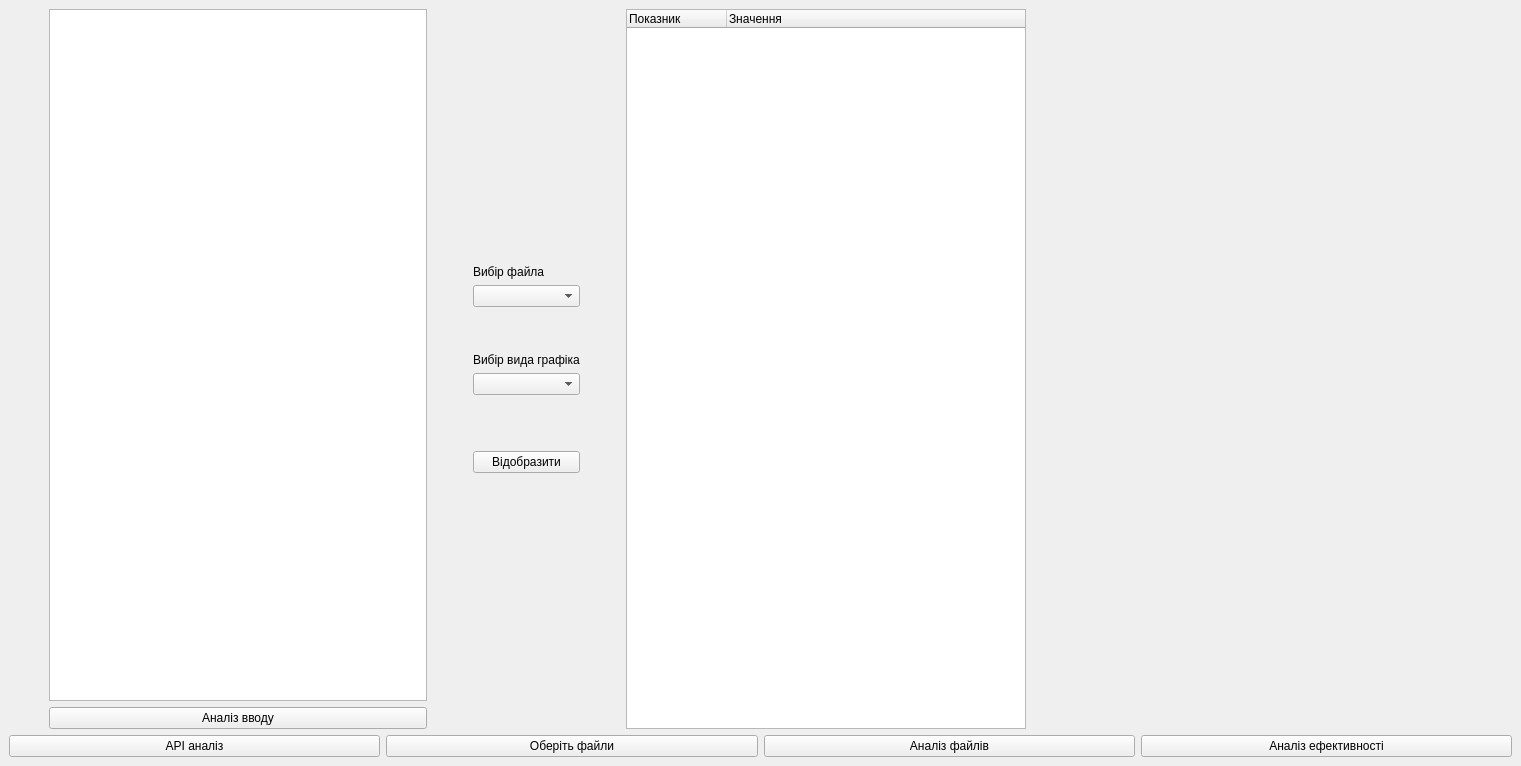
<?xml version="1.0" encoding="UTF-8"?>
<ui version="4.0">
 <class>MainWindow</class>
 <widget class="QMainWindow" name="MainWindow">
  <property name="geometry">
   <rect>
    <x>0</x>
    <y>0</y>
    <width>1521</width>
    <height>766</height>
   </rect>
  </property>
  <property name="windowTitle">
   <string>Text Analyzer</string>
  </property>
  <widget class="QWidget" name="centralwidget">
   <layout class="QVBoxLayout" name="verticalLayout">
    <item>
     <layout class="QHBoxLayout" name="horizontalLayout">
      <item>
       <layout class="QHBoxLayout" name="horizontalLayout_4">
        <item>
         <spacer name="horizontalSpacer_4">
          <property name="orientation">
           <enum>Qt::Horizontal</enum>
          </property>
          <property name="sizeType">
           <enum>QSizePolicy::Maximum</enum>
          </property>
          <property name="sizeHint" stdset="0">
           <size>
            <width>40</width>
            <height>20</height>
           </size>
          </property>
         </spacer>
        </item>
        <item>
         <layout class="QVBoxLayout" name="verticalLayout_2">
          <property name="leftMargin">
           <number>0</number>
          </property>
          <item>
           <widget class="QPlainTextEdit" name="inputTextEdit"/>
          </item>
          <item>
           <widget class="QPushButton" name="analyzeInputButton">
            <property name="text">
             <string>Аналіз вводу</string>
            </property>
           </widget>
          </item>
         </layout>
        </item>
        <item>
         <spacer name="horizontalSpacer_3">
          <property name="orientation">
           <enum>Qt::Horizontal</enum>
          </property>
          <property name="sizeType">
           <enum>QSizePolicy::Maximum</enum>
          </property>
          <property name="sizeHint" stdset="0">
           <size>
            <width>40</width>
            <height>20</height>
           </size>
          </property>
         </spacer>
        </item>
        <item>
         <layout class="QVBoxLayout" name="verticalLayout_3">
          <property name="leftMargin">
           <number>0</number>
          </property>
          <item>
           <spacer name="verticalSpacer_2">
            <property name="orientation">
             <enum>Qt::Vertical</enum>
            </property>
            <property name="sizeType">
             <enum>QSizePolicy::Expanding</enum>
            </property>
            <property name="sizeHint" stdset="0">
             <size>
              <width>20</width>
              <height>50</height>
             </size>
            </property>
           </spacer>
          </item>
          <item>
           <widget class="QLabel" name="labelFile">
            <property name="text">
             <string>Вибір файла</string>
            </property>
           </widget>
          </item>
          <item>
           <widget class="QComboBox" name="fileComboBox"/>
          </item>
          <item>
           <spacer name="verticalSpacer_4">
            <property name="orientation">
             <enum>Qt::Vertical</enum>
            </property>
            <property name="sizeType">
             <enum>QSizePolicy::Maximum</enum>
            </property>
            <property name="sizeHint" stdset="0">
             <size>
              <width>20</width>
              <height>40</height>
             </size>
            </property>
           </spacer>
          </item>
          <item>
           <widget class="QLabel" name="labelChart">
            <property name="text">
             <string>Вибір вида графіка</string>
            </property>
           </widget>
          </item>
          <item>
           <widget class="QComboBox" name="chartComboBox"/>
          </item>
          <item>
           <spacer name="verticalSpacer">
            <property name="orientation">
             <enum>Qt::Vertical</enum>
            </property>
            <property name="sizeType">
             <enum>QSizePolicy::Minimum</enum>
            </property>
            <property name="sizeHint" stdset="0">
             <size>
              <width>20</width>
              <height>50</height>
             </size>
            </property>
           </spacer>
          </item>
          <item>
           <widget class="QPushButton" name="drawButton">
            <property name="text">
             <string>Відобразити</string>
            </property>
           </widget>
          </item>
          <item>
           <spacer name="verticalSpacer_3">
            <property name="orientation">
             <enum>Qt::Vertical</enum>
            </property>
            <property name="sizeType">
             <enum>QSizePolicy::MinimumExpanding</enum>
            </property>
            <property name="sizeHint" stdset="0">
             <size>
              <width>20</width>
              <height>40</height>
             </size>
            </property>
           </spacer>
          </item>
         </layout>
        </item>
        <item>
         <spacer name="horizontalSpacer_5">
          <property name="orientation">
           <enum>Qt::Horizontal</enum>
          </property>
          <property name="sizeType">
           <enum>QSizePolicy::Maximum</enum>
          </property>
          <property name="sizeHint" stdset="0">
           <size>
            <width>40</width>
            <height>20</height>
           </size>
          </property>
         </spacer>
        </item>
        <item>
         <widget class="QTreeWidget" name="treeWidget">
          <property name="minimumSize">
           <size>
            <width>400</width>
            <height>200</height>
           </size>
          </property>
          <column>
           <property name="text">
            <string>Показник</string>
           </property>
          </column>
          <column>
           <property name="text">
            <string>Значення</string>
           </property>
          </column>
         </widget>
        </item>
        <item>
         <spacer name="horizontalSpacer">
          <property name="orientation">
           <enum>Qt::Horizontal</enum>
          </property>
          <property name="sizeType">
           <enum>QSizePolicy::Maximum</enum>
          </property>
          <property name="sizeHint" stdset="0">
           <size>
            <width>40</width>
            <height>20</height>
           </size>
          </property>
         </spacer>
        </item>
        <item>
         <widget class="QChartView" name="chartView" native="true">
          <property name="minimumSize">
           <size>
            <width>400</width>
            <height>200</height>
           </size>
          </property>
         </widget>
        </item>
        <item>
         <spacer name="horizontalSpacer_2">
          <property name="orientation">
           <enum>Qt::Horizontal</enum>
          </property>
          <property name="sizeType">
           <enum>QSizePolicy::Maximum</enum>
          </property>
          <property name="sizeHint" stdset="0">
           <size>
            <width>40</width>
            <height>20</height>
           </size>
          </property>
         </spacer>
        </item>
       </layout>
      </item>
     </layout>
    </item>
    <item>
     <layout class="QHBoxLayout" name="horizontalLayout_5">
      <item>
       <widget class="QPushButton" name="gptButton">
        <property name="text">
         <string>API аналіз</string>
        </property>
       </widget>
      </item>
      <item>
       <widget class="QPushButton" name="openButton">
        <property name="text">
         <string>Оберіть файли</string>
        </property>
       </widget>
      </item>
      <item>
       <widget class="QPushButton" name="showResultsButton">
        <property name="text">
         <string>Аналіз файлів</string>
        </property>
       </widget>
      </item>
      <item>
       <widget class="QPushButton" name="showPerformanceButton">
        <property name="text">
         <string>Аналіз ефективності</string>
        </property>
       </widget>
      </item>
     </layout>
    </item>
   </layout>
  </widget>
 </widget>
 <customwidgets>
  <customwidget>
   <class>QChartView</class>
   <extends>QWidget</extends>
   <header>QCharts/QChartView</header>
   <container>1</container>
  </customwidget>
 </customwidgets>
 <resources/>
 <connections/>
</ui>
